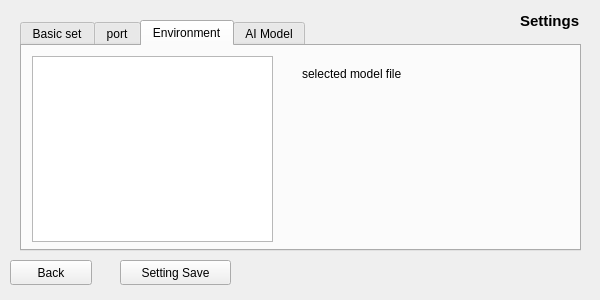
<?xml version="1.0" encoding="UTF-8"?>
<ui version="4.0">
 <class>SettingWindow</class>
 <widget class="QWidget" name="SettingWindow">
  <property name="geometry">
   <rect>
    <x>0</x>
    <y>0</y>
    <width>600</width>
    <height>300</height>
   </rect>
  </property>
  <property name="windowTitle">
   <string>SettingWindow</string>
  </property>
  <widget class="QLabel" name="Label_title">
   <property name="geometry">
    <rect>
     <x>520</x>
     <y>10</y>
     <width>71</width>
     <height>21</height>
    </rect>
   </property>
   <property name="font">
    <font>
     <family>Arial</family>
     <pointsize>11</pointsize>
     <weight>75</weight>
     <bold>true</bold>
    </font>
   </property>
   <property name="text">
    <string>Settings</string>
   </property>
  </widget>
  <widget class="QPushButton" name="Button_back">
   <property name="geometry">
    <rect>
     <x>10</x>
     <y>260</y>
     <width>82</width>
     <height>25</height>
    </rect>
   </property>
   <property name="text">
    <string>Back</string>
   </property>
  </widget>
  <widget class="QPushButton" name="Button_savesetting">
   <property name="geometry">
    <rect>
     <x>120</x>
     <y>260</y>
     <width>111</width>
     <height>25</height>
    </rect>
   </property>
   <property name="text">
    <string>Setting Save</string>
   </property>
  </widget>
  <widget class="QTabWidget" name="TabSetting">
   <property name="geometry">
    <rect>
     <x>20</x>
     <y>20</y>
     <width>561</width>
     <height>231</height>
    </rect>
   </property>
   <property name="currentIndex">
    <number>2</number>
   </property>
   <widget class="QWidget" name="Tab_basic">
    <attribute name="title">
     <string>Basic set</string>
    </attribute>
    <widget class="QLabel" name="label_text1">
     <property name="geometry">
      <rect>
       <x>30</x>
       <y>30</y>
       <width>111</width>
       <height>16</height>
      </rect>
     </property>
     <property name="text">
      <string>Max dist ( mm) :</string>
     </property>
    </widget>
    <widget class="QLineEdit" name="Input_maxdist">
     <property name="geometry">
      <rect>
       <x>140</x>
       <y>30</y>
       <width>121</width>
       <height>20</height>
      </rect>
     </property>
     <property name="layoutDirection">
      <enum>Qt::RightToLeft</enum>
     </property>
     <property name="text">
      <string>2000</string>
     </property>
     <property name="alignment">
      <set>Qt::AlignRight|Qt::AlignTrailing|Qt::AlignVCenter</set>
     </property>
    </widget>
    <widget class="QLabel" name="label_text3">
     <property name="geometry">
      <rect>
       <x>30</x>
       <y>60</y>
       <width>91</width>
       <height>16</height>
      </rect>
     </property>
     <property name="text">
      <string>Angle Choice :</string>
     </property>
    </widget>
    <widget class="QRadioButton" name="radioButton_90">
     <property name="geometry">
      <rect>
       <x>150</x>
       <y>60</y>
       <width>98</width>
       <height>17</height>
      </rect>
     </property>
     <property name="text">
      <string>90 (Solo)</string>
     </property>
     <property name="checked">
      <bool>true</bool>
     </property>
    </widget>
    <widget class="QRadioButton" name="radioButton_180">
     <property name="geometry">
      <rect>
       <x>270</x>
       <y>60</y>
       <width>141</width>
       <height>17</height>
      </rect>
     </property>
     <property name="text">
      <string>180 ( Multi )</string>
     </property>
    </widget>
    <widget class="QLabel" name="label_text2">
     <property name="geometry">
      <rect>
       <x>290</x>
       <y>30</y>
       <width>161</width>
       <height>16</height>
      </rect>
     </property>
     <property name="text">
      <string>2000mm (recommend)</string>
     </property>
    </widget>
    <widget class="QLabel" name="label_text4">
     <property name="geometry">
      <rect>
       <x>30</x>
       <y>90</y>
       <width>171</width>
       <height>16</height>
      </rect>
     </property>
     <property name="text">
      <string>Start Buzz Sound Duration :</string>
     </property>
    </widget>
    <widget class="QLineEdit" name="Input_buzzduration">
     <property name="geometry">
      <rect>
       <x>210</x>
       <y>90</y>
       <width>51</width>
       <height>20</height>
      </rect>
     </property>
     <property name="layoutDirection">
      <enum>Qt::RightToLeft</enum>
     </property>
     <property name="text">
      <string>3</string>
     </property>
     <property name="alignment">
      <set>Qt::AlignRight|Qt::AlignTrailing|Qt::AlignVCenter</set>
     </property>
    </widget>
    <widget class="QLabel" name="label_text5">
     <property name="geometry">
      <rect>
       <x>270</x>
       <y>90</y>
       <width>161</width>
       <height>16</height>
      </rect>
     </property>
     <property name="text">
      <string>second</string>
     </property>
    </widget>
    <widget class="QLabel" name="label_text4_2">
     <property name="geometry">
      <rect>
       <x>30</x>
       <y>120</y>
       <width>211</width>
       <height>16</height>
      </rect>
     </property>
     <property name="text">
      <string>Frequeny of getting Lidars datas :</string>
     </property>
    </widget>
    <widget class="QLineEdit" name="Input_lidar_fps">
     <property name="geometry">
      <rect>
       <x>250</x>
       <y>120</y>
       <width>51</width>
       <height>20</height>
      </rect>
     </property>
     <property name="layoutDirection">
      <enum>Qt::RightToLeft</enum>
     </property>
     <property name="text">
      <string>20</string>
     </property>
     <property name="alignment">
      <set>Qt::AlignRight|Qt::AlignTrailing|Qt::AlignVCenter</set>
     </property>
    </widget>
    <widget class="QLabel" name="label_text6">
     <property name="geometry">
      <rect>
       <x>310</x>
       <y>120</y>
       <width>161</width>
       <height>16</height>
      </rect>
     </property>
     <property name="text">
      <string>FPS</string>
     </property>
    </widget>
   </widget>
   <widget class="QWidget" name="Tab_port">
    <attribute name="title">
     <string>port</string>
    </attribute>
    <widget class="QLabel" name="Label_port_top">
     <property name="geometry">
      <rect>
       <x>30</x>
       <y>40</y>
       <width>60</width>
       <height>13</height>
      </rect>
     </property>
     <property name="text">
      <string>Port Top :</string>
     </property>
    </widget>
    <widget class="QLabel" name="Label_port_mid">
     <property name="geometry">
      <rect>
       <x>30</x>
       <y>70</y>
       <width>60</width>
       <height>13</height>
      </rect>
     </property>
     <property name="text">
      <string>Port Mid :</string>
     </property>
    </widget>
    <widget class="QLabel" name="Label_port_bot">
     <property name="geometry">
      <rect>
       <x>30</x>
       <y>100</y>
       <width>60</width>
       <height>13</height>
      </rect>
     </property>
     <property name="text">
      <string>Port Bot :</string>
     </property>
    </widget>
    <widget class="QLineEdit" name="Input_port_top">
     <property name="geometry">
      <rect>
       <x>100</x>
       <y>40</y>
       <width>113</width>
       <height>20</height>
      </rect>
     </property>
     <property name="text">
      <string>None</string>
     </property>
     <property name="alignment">
      <set>Qt::AlignRight|Qt::AlignTrailing|Qt::AlignVCenter</set>
     </property>
    </widget>
    <widget class="QLineEdit" name="Input_port_mid">
     <property name="geometry">
      <rect>
       <x>100</x>
       <y>70</y>
       <width>113</width>
       <height>20</height>
      </rect>
     </property>
     <property name="text">
      <string>None</string>
     </property>
     <property name="alignment">
      <set>Qt::AlignRight|Qt::AlignTrailing|Qt::AlignVCenter</set>
     </property>
    </widget>
    <widget class="QLineEdit" name="Input_port_bot">
     <property name="geometry">
      <rect>
       <x>100</x>
       <y>100</y>
       <width>113</width>
       <height>20</height>
      </rect>
     </property>
     <property name="text">
      <string>None</string>
     </property>
     <property name="alignment">
      <set>Qt::AlignRight|Qt::AlignTrailing|Qt::AlignVCenter</set>
     </property>
    </widget>
    <widget class="QLabel" name="Label_explain">
     <property name="geometry">
      <rect>
       <x>280</x>
       <y>40</y>
       <width>251</width>
       <height>91</height>
      </rect>
     </property>
     <property name="lineWidth">
      <number>0</number>
     </property>
     <property name="text">
      <string>메인 메뉴의 Data View에서
인식되는 라이다의 상,중,하 위치를 보고
필요 시 Port 위치를 재배열하십시오.
또한 아래의 포트 리스트를 보고 1,2,3을 재배열 하십시오,</string>
     </property>
     <property name="textFormat">
      <enum>Qt::AutoText</enum>
     </property>
     <property name="alignment">
      <set>Qt::AlignLeading|Qt::AlignLeft|Qt::AlignTop</set>
     </property>
     <property name="wordWrap">
      <bool>true</bool>
     </property>
    </widget>
    <widget class="QLabel" name="FuncLable_portlist">
     <property name="geometry">
      <rect>
       <x>100</x>
       <y>150</y>
       <width>401</width>
       <height>16</height>
      </rect>
     </property>
     <property name="text">
      <string>error</string>
     </property>
    </widget>
    <widget class="QLabel" name="Label_portlist">
     <property name="geometry">
      <rect>
       <x>30</x>
       <y>150</y>
       <width>60</width>
       <height>13</height>
      </rect>
     </property>
     <property name="text">
      <string>Port List :</string>
     </property>
    </widget>
   </widget>
   <widget class="QWidget" name="Tab_env">
    <attribute name="title">
     <string>Environment</string>
    </attribute>
    <widget class="QListWidget" name="List_env">
     <property name="geometry">
      <rect>
       <x>10</x>
       <y>10</y>
       <width>241</width>
       <height>186</height>
      </rect>
     </property>
    </widget>
    <widget class="QLabel" name="FuncLabel_selected_env">
     <property name="geometry">
      <rect>
       <x>280</x>
       <y>20</y>
       <width>231</width>
       <height>16</height>
      </rect>
     </property>
     <property name="text">
      <string>selected model file</string>
     </property>
    </widget>
   </widget>
   <widget class="QWidget" name="Tab_model">
    <attribute name="title">
     <string>AI Model</string>
    </attribute>
    <widget class="QLabel" name="FuncLabel_selected_model">
     <property name="geometry">
      <rect>
       <x>280</x>
       <y>20</y>
       <width>231</width>
       <height>16</height>
      </rect>
     </property>
     <property name="text">
      <string>selected model file</string>
     </property>
    </widget>
    <widget class="QListWidget" name="List_model">
     <property name="geometry">
      <rect>
       <x>10</x>
       <y>10</y>
       <width>241</width>
       <height>186</height>
      </rect>
     </property>
    </widget>
   </widget>
  </widget>
 </widget>
 <resources/>
 <connections/>
</ui>
